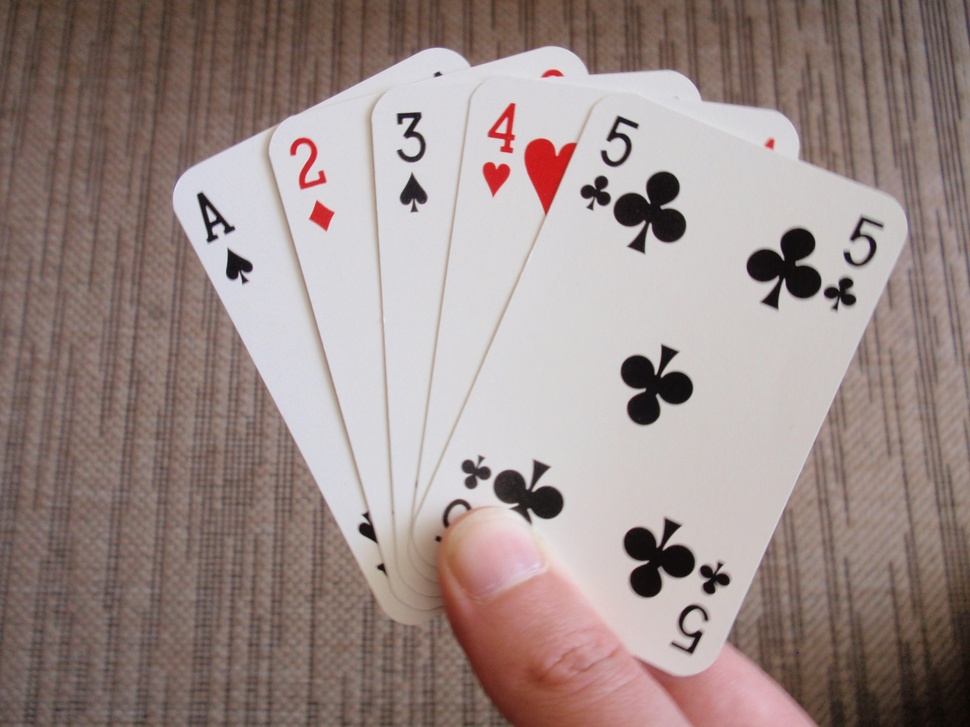
#> input picture sample images/3.jpg, 970 x 727 px, shrunk from 3648 x 2736 before the run, found by its file name
$ python 'otsu thresholding.py'
#> lines starting #> are read from the running program, lines starting #| are printed output that depends on the picture; after the words box and inside, x2 and y2 are one past the last pixel; in counts of white or black regions, pixels touching at a corner belong together
import numpy as np
from PIL import Image
import matplotlib.pyplot as plt

# read RGB image as gray image
img = Image.open('images/3.jpg').convert('L')
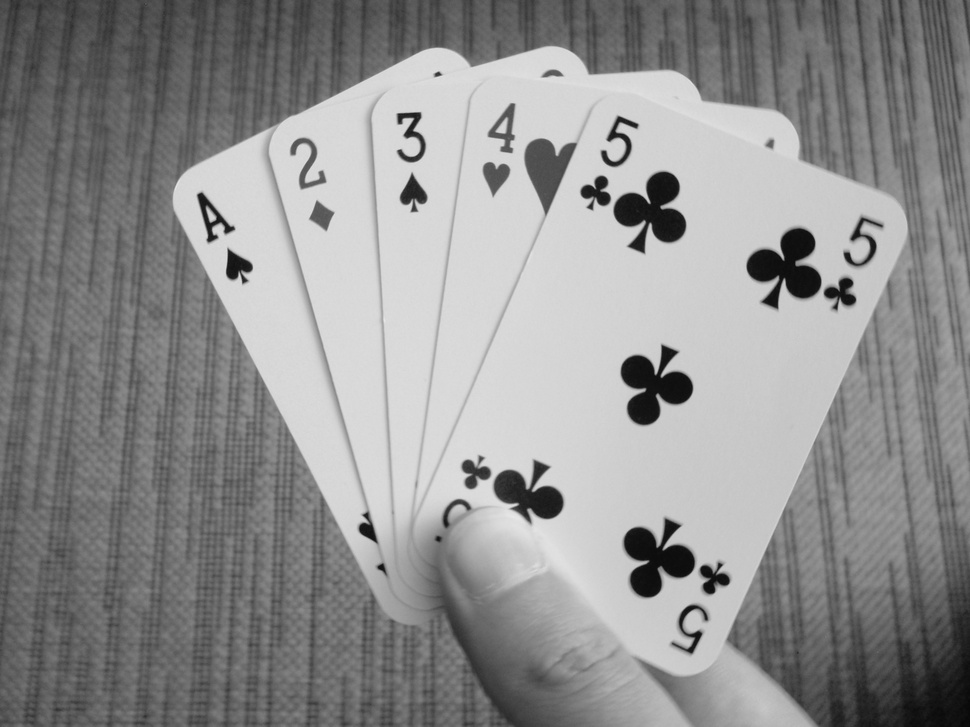
#> img: PIL image 970x727 L; min 7, max 232, mean 143.6
img = np.array(img)

# binary thresholding
def binary_thresholding(image, threshold):
    temp = image.flatten()
    for i in range(len(temp)):
        if temp[i] > threshold:
            temp[i] = 255
        else:
            temp[i] = 0
    temp = temp.reshape(image.shape)
    return temp

# get probability
def get_probability(image, threshold):
    total = np.sum(image)
    temp = 0
    for i in range(0, threshold+1):
        temp += image[i]
    return temp/total

# get means
def get_mean(image, threshold, probability):
    p1 = probability
    p2 = 1 - p1
    mean1 = 0
    mean2 = 0
    for i in range(threshold+1):
        mean1 += i * image[i]
    for i in range(threshold+1, 256):
        mean2 += i * image[i]
    return mean1/p1, mean2/p2

# otsu thresholding
def otsu_thresholding(image):
    g_max = 200
    s_max = 0
    u = 50
    threshold = 50
    histogram, bin_edges = np.histogram(img, bins=256)
#> histogram = 256 values, max 28123 at index 237, min 0 at index 8, mean 2754.6; bin_edges = 257 values from 7 to 232
    plt.plot(bin_edges[:-1], histogram)
    plt.xlabel("Pixel Value")
    plt.ylabel("Count")
    plt.xlim([0, 255])
    plt.show()
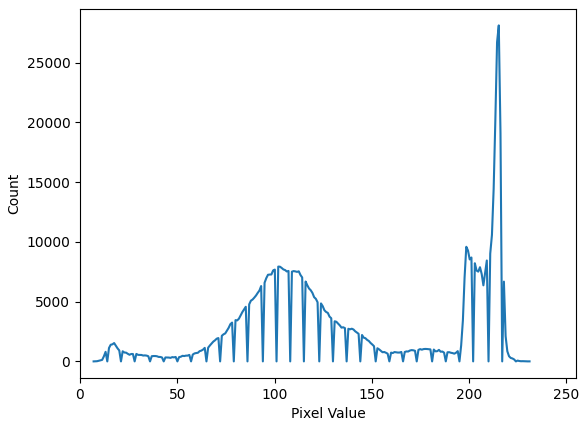
#> figure drawn by matplotlib, 1 panel; curve peaks at x = 215.3, y = 28123
    while (u < g_max):
        prob_p1 = get_probability(histogram, u)
        mean_c1, mean_c2 = get_mean(histogram, u, prob_p1)
        variance = prob_p1 * (1 - prob_p1) * (mean_c1 - mean_c2)**2
        if variance > s_max:
            s_max = variance
            threshold = u
        u += 1
#> this loop made 150 passes
#> (prob_p1, p1 in get_mean, p2 in get_mean, mean_c1, mean_c2, s_max) on passes 1, 2, 3, 4, 5, 6, 7, 9, 10, 11, 12, 13: (0.0351, 0.0351, 0.965, 15756864, 112602015.2, 3.18e+14), (0.0357, 0.0357, 0.964, 16070113.8, 112645967, 3.21e+14), (0.0363, 0.0363, 0.964, 16445517.3, 112698178.2, 3.24e+14), (0.037, 0.037, 0.963, 16805126.1, 112747867.4, 3.28e+14), (0.0377, 0.0377, 0.962, 17191276.7, 112800900.1, 3.31e+14), (0.0383, 0.0383, 0.962, 17578583.9, 112853834.6, 3.35e+14), (0.0391, 0.0391, 0.961, 18009929.8, 112912624.3, 3.39e+14), (0.0399, 0.0399, 0.96, 18475767.6, 112973570.5, 3.42e+14), (0.0409, 0.0409, 0.959, 19010232.3, 113043844, 3.47e+14), (0.0419, 0.0419, 0.958, 19562710.6, 113117123.8, 3.51e+14), (0.0429, 0.0429, 0.957, 20122594.9, 113192111.5, 3.56e+14), (0.0441, 0.0441, 0.956, 20772858.6, 113280432.4, 3.61e+14)
#> (prob_p1, mean_c1, mean_c2, s_max) on passes 61, 62, 63, 64, 65, 67: (0.297, 59480316.4, 130205606.4, 1.04e+15), (0.308, 60146752.7, 131024792.4, 1.07e+15), (0.319, 60787325.9, 131852991.5, 1.1e+15), (0.329, 61399670.9, 132683344.7, 1.12e+15), (0.34, 61999239.6, 133534406.3, 1.15e+15), (0.351, 62600462, 134383172.6, 1.17e+15)
#> after the loop, s_max = 1.66e+15; threshold = 166; u = 200
    print('Threshold = ',threshold)
#| Threshold =  166
    return binary_thresholding(image, threshold)
#> in binary_thresholding, `temp = temp.reshape(image.shape)`:
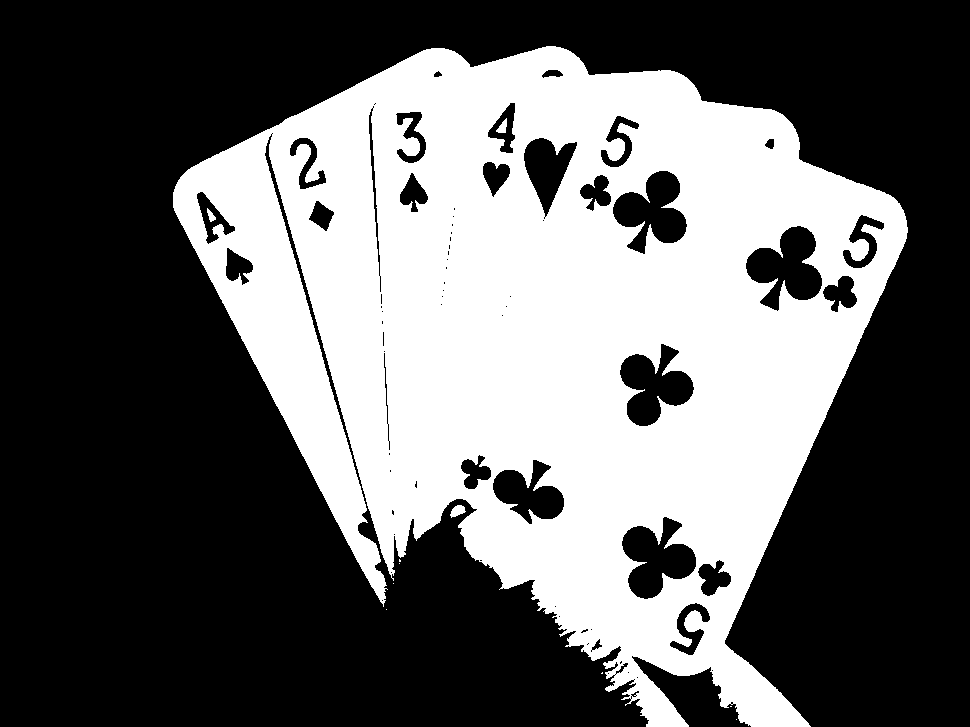
#> temp: shape (727, 970); 38.7% white; 11 white regions (7 under 20 px), largest, box (x1, y1, x2, y2) and area: (173, 46, 908, 727) 272951, (450, 505, 466, 518) 128, (496, 118, 507, 133) 93, (207, 208, 216, 222) 64

# segmentation
segmented_image = otsu_thresholding(img)
Image.fromarray(segmented_image).show()

$ run again, with sample images/1.jpg copied over sample images/3.jpg
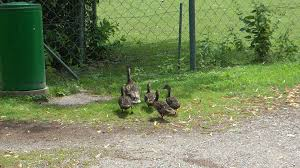
#> input picture sample images/1.jpg, 300 x 168 px, found by its file name
#> histogram = 256 values, max 604 at index 160, min 0 at index 85, mean 196.9; bin_edges = 257 values from 1 to 254
#> in otsu_thresholding, `plt.show()`:
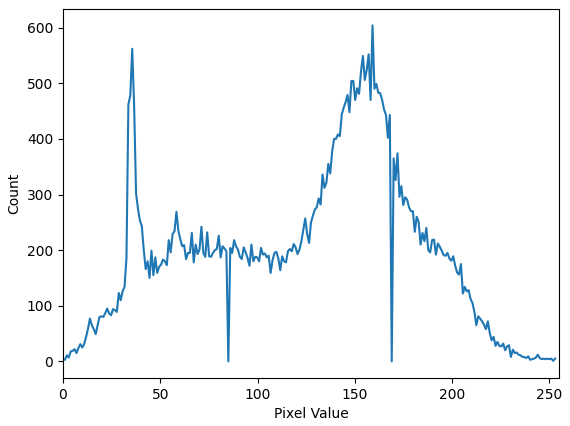
#> figure drawn by matplotlib, 1 panel; curve peaks at x = 159.1, y = 604
#> the loop in otsu_thresholding, `while (u < g_max):` made 150 passes
#> (prob_p1, p1 in get_mean, p2 in get_mean, mean_c1, mean_c2, s_max) on passes 1 to 8: (0.138, 0.138, 0.862, 1707689.4, 6986687.4, 3.31e+12), (0.141, 0.141, 0.859, 1729850.5, 7005362.4, 3.38e+12), (0.145, 0.145, 0.855, 1751807.1, 7023675.5, 3.44e+12), (0.148, 0.148, 0.852, 1773079.7, 7041218.1, 3.51e+12), (0.153, 0.153, 0.847, 1799951.3, 7063268.8, 3.58e+12), (0.157, 0.157, 0.843, 1824095.5, 7083054.9, 3.65e+12), (0.161, 0.161, 0.839, 1852249.7, 7106131.8, 3.73e+12), (0.166, 0.166, 0.834, 1880835.8, 7129691.7, 3.81e+12)
#> after the loop in otsu_thresholding, `while (u < g_max):`: s_max = 5.67e+12; threshold = 112; u = 200
#| Threshold =  112
#> in binary_thresholding, `temp = temp.reshape(image.shape)`:
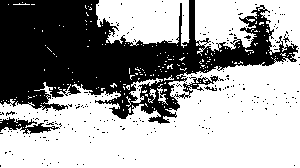
#> temp: shape (168, 300); 62.1% white; 244 black regions (240 under 20 px), largest, box (x1, y1, x2, y2) and area: (0, 0, 298, 124) 18176, (0, 117, 60, 134) 431, (204, 86, 217, 91) 28, (283, 34, 290, 43) 20

$ run again, with sample images/2.jpg copied over sample images/3.jpg
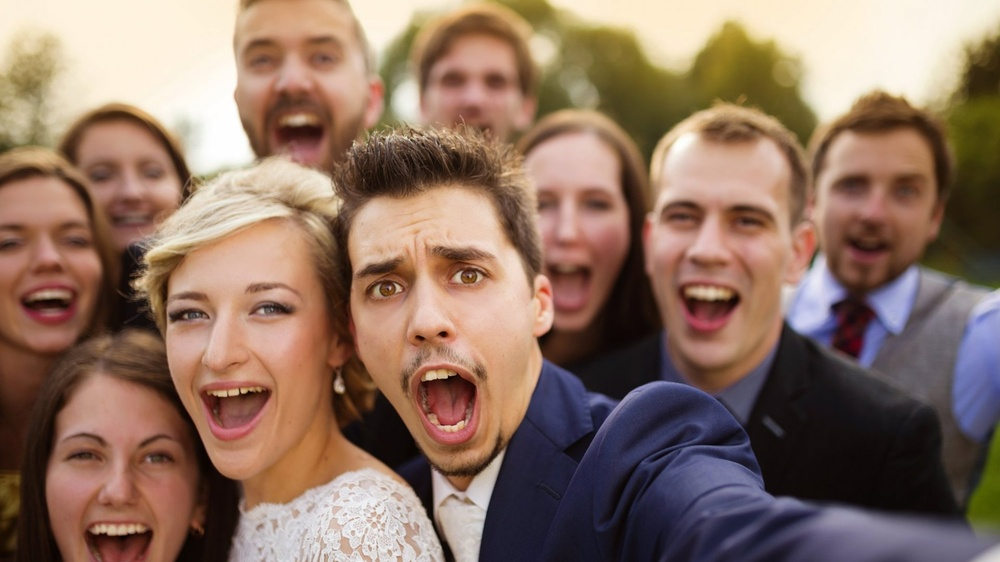
#> input picture sample images/2.jpg, 1000 x 562 px, shrunk from 1920 x 1080 before the run, found by its file name
#> histogram = 256 values, max 13281 at index 244, min 0 at index 1, mean 2195.3; bin_edges = 257 values from 1 to 255
#> in otsu_thresholding, `plt.show()`:
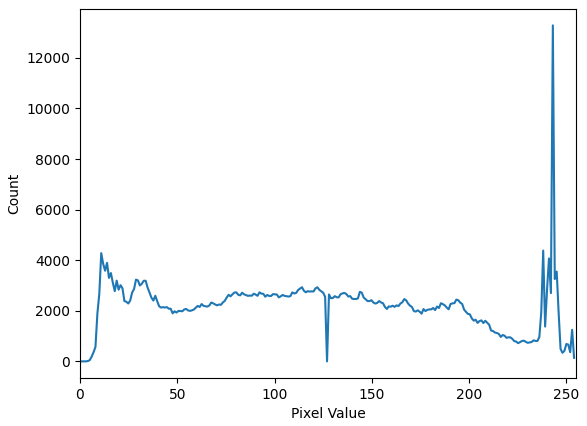
#> figure drawn by matplotlib, 1 panel; curve peaks at x = 243.1, y = 13281
#> the loop in otsu_thresholding, `while (u < g_max):` made 150 passes
#> (prob_p1, p1 in get_mean, p2 in get_mean, mean_c1, mean_c2, s_max) on passes 1 to 8: (0.21, 0.21, 0.79, 15145969, 81195823.9, 7.24e+14), (0.214, 0.214, 0.786, 15370144.6, 81432637.3, 7.33e+14), (0.217, 0.217, 0.783, 15594946.4, 81667739.2, 7.42e+14), (0.221, 0.221, 0.779, 15829642.5, 81910995.6, 7.51e+14), (0.225, 0.225, 0.775, 16068221.7, 82156392.8, 7.61e+14), (0.228, 0.228, 0.772, 16301453.7, 82394445.9, 7.69e+14), (0.232, 0.232, 0.768, 16534099.4, 82629965.4, 7.78e+14), (0.235, 0.235, 0.765, 16770629.9, 82867546, 7.86e+14)
#> after the loop in otsu_thresholding, `while (u < g_max):`: s_max = 1.11e+15; threshold = 124; u = 200
#| Threshold =  124
#> in binary_thresholding, `temp = temp.reshape(image.shape)`:
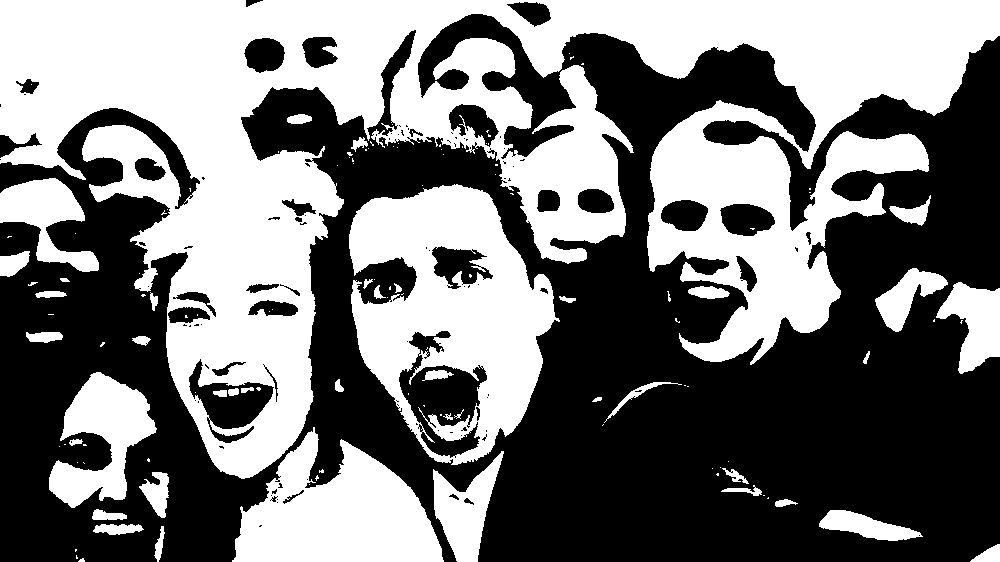
#> temp: shape (562, 1000); 46.4% white; 125 white regions (81 under 20 px), largest, box (x1, y1, x2, y2) and area: (0, 0, 1000, 479) 182382, (349, 184, 560, 465) 32266, (232, 427, 444, 562) 17191
